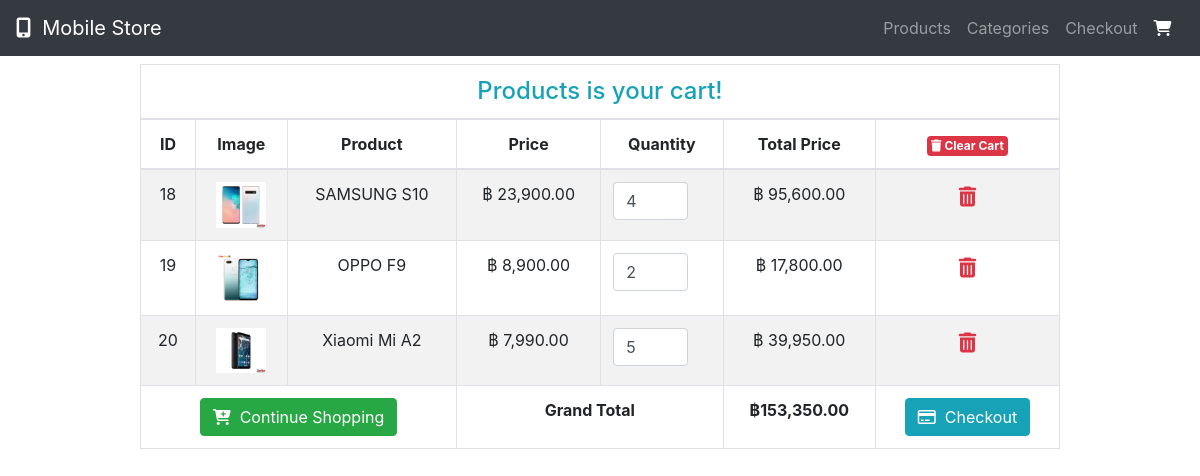
Page /shopping_cart/cart.php on the committed database.
### tables this page shows
CREATE TABLE `cart` (
  `id` int(11) NOT NULL,
  `product_name` varchar(100) NOT NULL,
  `product_price` varchar(50) NOT NULL,
  `product_image` varchar(255) NOT NULL,
  `qty` int(10) NOT NULL,
  `total_price` varchar(100) NOT NULL,
  `product_code` varchar(10) NOT NULL
);

### shopping_cart/cart.php (the view, shortened to what this page needs)
<!DOCTYPE html>
<html lang="en">
<head>
    <link rel="stylesheet" href="https://maxcdn.bootstrapcdn.com/bootstrap/4.5.2/css/bootstrap.min.css">
</head>
<body>
    <nav class="navbar navbar-expand-md bg-dark navbar-dark">
        <a class="navbar-brand" href="index.php"><i class="fas fa-mobile-alt"></i>&nbsp;&nbsp;Mobile Store</a>
        <div class="collapse navbar-collapse" id="collapsibleNavbar">
            <ul class="navbar-nav ml-auto">
                <li class="nav-item">
                    <a class="nav-link" href="index.php">Products</a>
                </li>
                <li class="nav-item">
                    <a class="nav-link" href="#">Categories</a>
                </li>
                <li class="nav-item">
                    <a class="nav-link" href="checkout.php">Checkout</a>
                </li>
                <li class="nav-item">
                    <a class="nav-link active" href="cart.php"><i class="fas fa-shopping-cart"></i>&nbsp;<span class="badge badge-danger" id="cart-item"></span></a>
                </li>
            </ul>
        </div>
    </nav>
    <div class="container">
        <div class="row justify-content-center">
            <div class="col-lg-10">
                <div class="table-responsive mt-2">
                    <table class="table table-bordered table-striped text-center">
                        <thead>
                            <tr>
                                <td colspan="7">
                                    <h4 class="text-center text-info m-0">Products is your cart!</h4>
                                </td>
                            </tr>
                            <tr>
                                <th>ID</th>
                                <th>Image</th>
                                <th>Product</th>
                                <th>Price</th>
                                <th>Quantity</th>
                                <th>Total Price</th>
                                <th>
                                    <a href="action.php?clear=all" class="badge-danger badge p-1" onclick="return confirm('Are you sure want to clear your cart?');"><i class="fas fa-trash"></i>&nbsp;Clear Cart</a>
                                </th>
                            </tr>
                        </thead>
                        <tbody>
                            <?php
                                require 'config.php';
                                $stmt = $conn->prepare("SELECT * FROM cart");
                                $stmt->execute();
                                $result = $stmt->get_result();
                                $grand_total = 0;
                                while($row = $result->fetch_assoc()):
                            ?>
                            <tr>
                                <td><?= $row['id']; ?></td>
                                <td><img src="<?= $row['product_image'] ?>" width="50"></td>
                                <td><?= $row['product_name'] ?></td>
                                <td>฿&nbsp;<?= number_format($row['product_price'], 2); ?></td>
                                <td><input type="number" class="form-control itemQty" value="<?= $row['qty'] ?>" style="width: 75px;"></td>
                                <td>฿&nbsp;<?= number_format($row['total_price'], 2); ?></td>
                                <td>
                                    <a href="action.php?remove=<?= $row['id']; ?>" class="text-danger lead" onclick="return confirm('Are you sure want to remove this item');"><i class="fas fa-trash-alt"></i> </a>
                                </td>
                            </tr>
                            <?php $grand_total += $row['total_price']; ?>
                            <?php endwhile; ?>
                            <tr>
                                <td colspan="3">
                                    <a href="index.php" class="btn btn-success"><i class="fas fa-cart-plus"></i>&nbsp;&nbsp;Continue Shopping</a>
                                </td>
                                <td colspan="2"><b>Grand Total</b></td>
                                <td><b>฿<?= number_format($grand_total, 2); ?></b></td>
                                <td>
                                    <a href="checkout.php" class="btn btn-info <?= ($grand_total > 1)?"":"disabled"; ?>"><i class="far fa-credit-card"></i>&nbsp;&nbsp;Checkout</a>
                                </td>
                            </tr>
                        </tbody>
                    </table>
                </div>
            </div>
        </div>
    </div>
</body>
</html>

### rows in the picture
cart: id "18", product_image (picture), product_name "SAMSUNG S10", product_price "23,900.00", qty "4", total_price "95,600.00"
cart: id "19", product_image (picture), product_name "OPPO F9", product_price "8,900.00", qty "2", total_price "17,800.00"
cart: id "20", product_image (picture), product_name "Xiaomi Mi A2", product_price "7,990.00", qty "5", total_price "39,950.00"

### other values in the picture
$grand_total "153,350.00"
